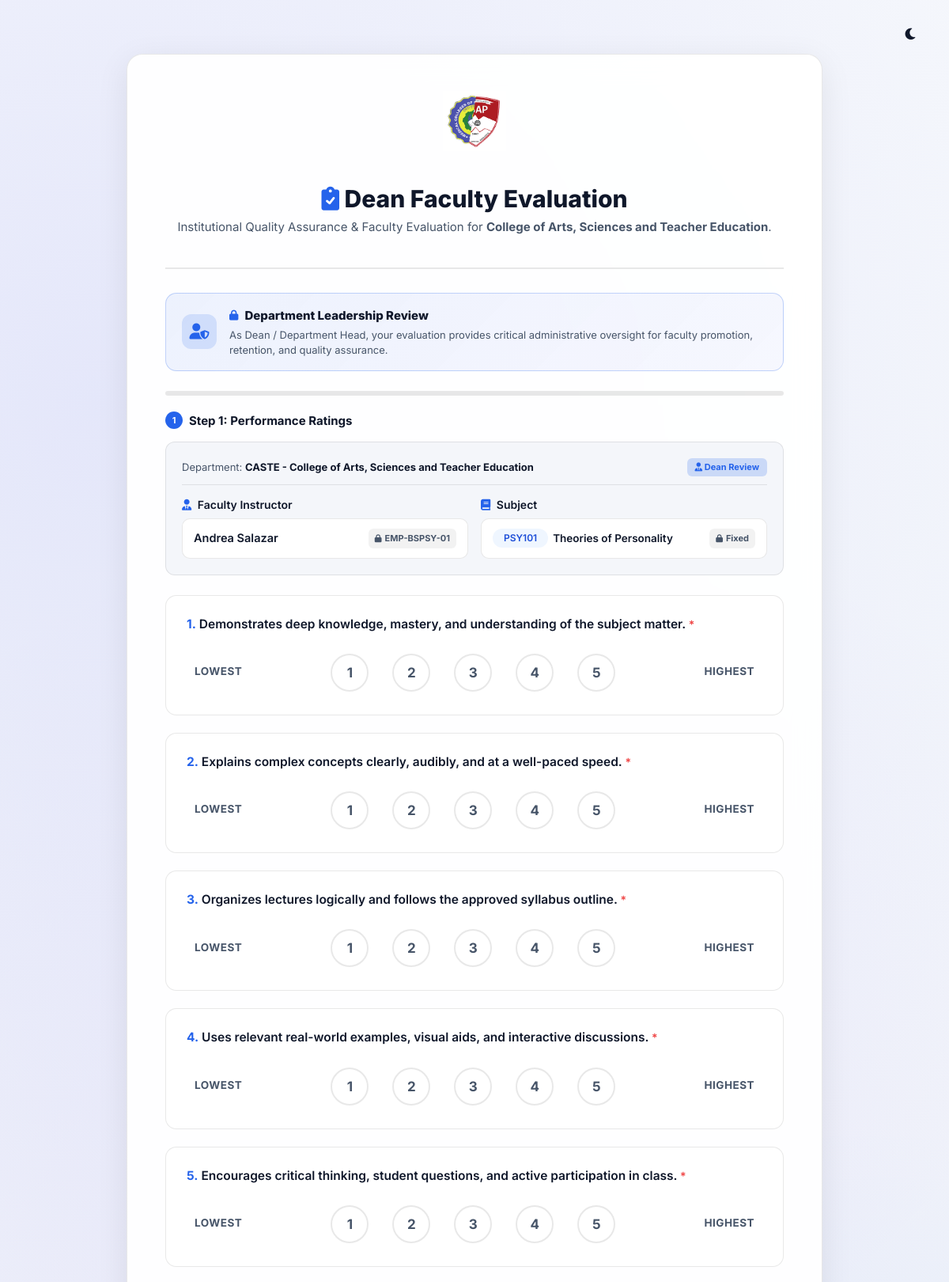
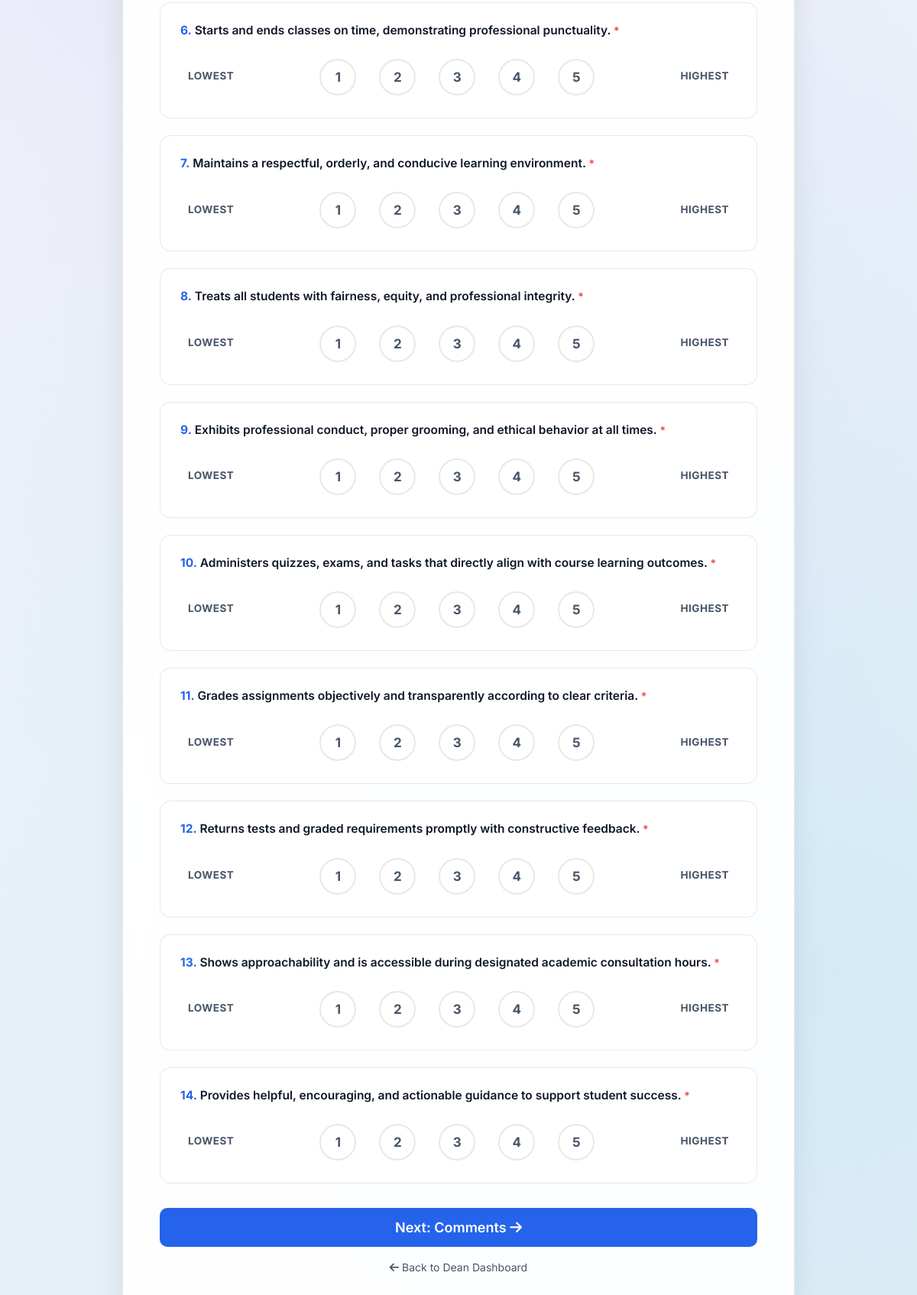
The page /evaluation_form.php (signed in) on the database its author committed (2 pictures, top to bottom).
### tables this page shows
CREATE TABLE `departments` (
  `id` int(11) NOT NULL AUTO_INCREMENT,
  `dept_name` varchar(150) NOT NULL,
  `dept_alias` varchar(20) NOT NULL,
  PRIMARY KEY (`id`),
  UNIQUE KEY `dept_alias` (`dept_alias`)
);

CREATE TABLE `users` (
  `id` int(11) NOT NULL AUTO_INCREMENT,
  `username` varchar(50) NOT NULL,
  `password` varchar(255) NOT NULL,
  `role` enum('admin','system admin','dean','student','faculty','visitor') NOT NULL,
  `visitor_category` varchar(50) DEFAULT 'Campus Guest',
  `first_name` varchar(50) DEFAULT NULL,
  `middle_name` varchar(50) DEFAULT NULL,
  `last_name` varchar(50) DEFAULT NULL,
  `full_name` varchar(150) DEFAULT NULL,
  `email` varchar(100) DEFAULT NULL,
  `school` enum('mcnp','isap') DEFAULT NULL,
  `dept_id` int(11) DEFAULT NULL,
  `reset_token` varchar(64) DEFAULT NULL,
  `reset_token_expiry` datetime DEFAULT NULL,
  `course_id` int(11) DEFAULT NULL,
  `status` enum('active','inactive','pending') NOT NULL DEFAULT 'active',
  `last_login` datetime DEFAULT NULL,
  `avatar` varchar(255) DEFAULT NULL,
  `created_at` timestamp NOT NULL DEFAULT current_timestamp(),
  `theme_color` varchar(20) DEFAULT 'blue',
  PRIMARY KEY (`id`),
  UNIQUE KEY `username` (`username`),
  UNIQUE KEY `email` (`email`),
  KEY `dept_id` (`dept_id`),
  KEY `course_id` (`course_id`),
  CONSTRAINT `users_ibfk_1` FOREIGN KEY (`dept_id`) REFERENCES `departments` (`id`) ON DELETE SET NULL,
  CONSTRAINT `users_ibfk_2` FOREIGN KEY (`course_id`) REFERENCES `courses` (`id`) ON DELETE SET NULL
);

CREATE TABLE `subjects` (
  `id` int(11) NOT NULL AUTO_INCREMENT,
  `subject_code` varchar(50) NOT NULL,
  `subject_description` varchar(255) NOT NULL,
  `dept_id` int(11) DEFAULT NULL,
  `course_id` int(11) DEFAULT NULL,
  `faculty_id` int(11) DEFAULT NULL,
  `year_level` varchar(50) DEFAULT NULL,
  `section` varchar(50) DEFAULT NULL,
  PRIMARY KEY (`id`),
  UNIQUE KEY `subject_code` (`subject_code`),
  KEY `dept_id` (`dept_id`),
  CONSTRAINT `subjects_ibfk_1` FOREIGN KEY (`dept_id`) REFERENCES `departments` (`id`) ON DELETE SET NULL
);

CREATE TABLE `evaluation_questions` (
  `id` int(11) NOT NULL AUTO_INCREMENT,
  `question_text` text NOT NULL,
  `category` varchar(100) DEFAULT 'General',
  PRIMARY KEY (`id`)
);

### evaluation_form.php (the view, shortened to what this page needs)
<?php
include 'db_connect.php';
$user_role = $_SESSION['role'];
$user_id = (int)$_SESSION['id'];
$is_dean = ($user_role === 'dean');
$dash_url = $is_dean ? 'dashboard_dean.php' : 'dashboard_student.php';
$eval_type = $_GET['type'] ?? 'faculty';
$target_name = $_GET['target'] ?? 'Faculty';
$get_faculty_id = isset($_GET['faculty_id']) ? (int)$_GET['faculty_id'] : 0;
$get_subject_id = isset($_GET['subject_id']) ? (int)$_GET['subject_id'] : 0;
$questions_stmt = $conn->prepare("SELECT * FROM evaluation_questions WHERE category IN ('Teaching', 'Professionalism', 'Assessment', 'Support', 'General') ORDER BY id ASC");
$questions_stmt->execute();
$questions = $questions_stmt->get_result();
$active_period = $conn->query("SELECT id FROM academic_periods WHERE is_active = 1 LIMIT 1")->fetch_assoc();
$active_id = $active_period['id'] ?? null;
$max_rating_res = $conn->query("SELECT setting_value FROM system_settings WHERE setting_key = 'max_rating'");
$max_rating = (int)($max_rating_res->fetch_assoc()['setting_value'] ?? 5);
$system_name = $conn->query("SELECT setting_value FROM system_settings WHERE setting_key = 'system_name'")->fetch_assoc()['setting_value'] ?? 'MCNP-ISAP';
$submitted = false;
$student_course_alias = '';
$student_course_name = '';
if ($is_dean) {
    $dean_dept_id = (int)($_SESSION['dept_id'] ?? 0);
    $dept_q = $conn->prepare("SELECT dept_name, dept_alias FROM departments WHERE id = ?");
    $dept_q->bind_param("i", $dean_dept_id);
    $dept_q->execute();
    $dept_row = $dept_q->get_result()->fetch_assoc();
    $student_course_alias = $dept_row['dept_alias'] ?? 'Dean Evaluation';
    $student_course_name = $dept_row['dept_name'] ?? 'Department Head Review';
    $dean_classes_stmt = $conn->prepare(
        "SELECT
            c.id as class_id, f.id as faculty_id, f.full_name as faculty_name,
            s.id as subject_id, s.subject_code, s.subject_description,
            (SELECT COUNT(*) FROM evaluations WHERE student_id = ? AND faculty_id = f.id AND subject_id = s.id AND academic_period_id = ?) as is_evaluated
        FROM classes c
        JOIN users f ON c.faculty_id = f.id
        JOIN subjects s ON c.subject_id = s.id
        WHERE c.period_id = ? AND (f.dept_id = ? OR s.dept_id = ?)
        ORDER BY f.full_name ASC, s.subject_code ASC"
    );
    $dean_classes_stmt->bind_param("iiiii", $user_id, $active_id, $active_id, $dean_dept_id, $dean_dept_id);
    $dean_classes_stmt->execute();
    $enrolled_classes = $dean_classes_stmt->get_result()->fetch_all(MYSQLI_ASSOC);
}
if ($get_faculty_id <= 0 || $get_subject_id <= 0) {
    foreach ($enrolled_classes as $ec) {
        if (!$ec['is_evaluated']) {
            $get_faculty_id = (int)$ec['faculty_id'];
            $get_subject_id = (int)$ec['subject_id'];
            break;
        }
    }
}
$fac_query = $conn->prepare("SELECT full_name, username FROM users WHERE id = ? AND role = 'faculty'");
$fac_query->bind_param("i", $get_faculty_id);
$fac_query->execute();
$locked_fac_row = $fac_query->get_result()->fetch_assoc();
$locked_faculty_name = $locked_fac_row['full_name'] ?? 'Assigned Faculty';
$locked_faculty_empid = $locked_fac_row['username'] ?? '';
$sub_query = $conn->prepare("SELECT subject_code, subject_description FROM subjects WHERE id = ?");
$sub_query->bind_param("i", $get_subject_id);
$sub_query->execute();
$locked_sub_row = $sub_query->get_result()->fetch_assoc();
$locked_subject_code = $locked_sub_row['subject_code'] ?? 'Subject';
$locked_subject_description = $locked_sub_row['subject_description'] ?? '';
?>
<!DOCTYPE html>
<html>
<head>
    <link rel="stylesheet" href="style.css?v=<?php echo filemtime('style.css'); ?>">
    <link rel="stylesheet" href="https://cdnjs.cloudflare.com/ajax/libs/font-awesome/6.0.0/css/all.min.css">
</head>
<body class="dashboard-body eval-page">
    <div class="eval-floating-theme" style="position: absolute; top: 25px; right: 30px; z-index: 1000;">
        <div class="theme-toggle" id="themeBtn" onclick="toggleTheme()">
            <i class="fas fa-moon"></i>
        </div>
    </div>
    <div class="eval-container">
        <?php if (!$submitted): ?>
        <div class="form-header">
            <div style="display:flex; justify-content:center; margin-bottom:15px;">
                <div class="eval-logo-badge eval-logo-large">
                    <img src="Logo.png" alt="Logo">
                </div>
            </div>
            <?php if ($is_dean): ?>
            <h2><i class="fas fa-clipboard-check" style="color:var(--accent);"></i> Dean Faculty Evaluation</h2>
            <p style="margin-bottom: 20px;">Institutional Quality Assurance & Faculty Evaluation for <strong><?php echo htmlspecialchars($student_course_name); ?></strong>.</p>
            <?php else: ?>
            <h2>📋 Evaluation Form</h2>
            <p style="margin-bottom: 20px;">Your feedback is <strong>anonymous</strong> and helps <?php echo htmlspecialchars($system_name); ?> maintain institutional excellence.</p>
            <?php endif; ?>
        </div>
        <div class="confidentiality-card" style="background: linear-gradient(135deg, rgba(37,99,235,0.08), rgba(99,102,241,0.05)); border: 1px solid rgba(37,99,235,0.25); border-radius: 14px; padding: 16px 20px; margin-bottom: 25px; display: flex; align-items: center; gap: 16px;">
            <div style="width: 44px; height: 44px; border-radius: 12px; background: rgba(37,99,235,0.15); display: flex; align-items: center; justify-content: center; font-size: 20px; color: var(--accent); flex-shrink: 0;">
                <i class="fas fa-user-shield"></i>
            </div>
            <div style="flex: 1;">
                <h4 style="margin: 0 0 4px; font-size: 15px; font-weight: 800; color: var(--text-main); display: flex; align-items: center; gap: 8px;">
                    <i class="fas fa-lock" style="color: var(--accent); font-size: 13px;"></i> <?php echo $is_dean ? 'Department Leadership Review' : 'Disclaimer: All Evaluation is Confidential'; ?>
                </h4>
                <p style="margin: 0; font-size: 13px; line-height: 1.45; color: var(--text-muted);">
                    <?php if ($is_dean): ?>
                        As Dean / Department Head, your evaluation provides critical administrative oversight for faculty promotion, retention, and quality assurance.
                    <?php else: ?>
                        All individual responses, ratings, and feedback in this evaluation are strictly confidential, anonymized, and protected under institutional quality assurance protocols. Your honest feedback directly contributes to faculty development and academic excellence.
                    <?php endif; ?>
                </p>
            </div>
        </div>
        <div class="progress-bar">
        </div>
        <form method="POST" id="evalForm">
            <div id="step-1">
                <div style="text-align: left; margin-bottom: 15px; font-weight: 700; font-size: 15px; color: var(--text-main); display: flex; align-items: center; gap: 8px;">
                    <span style="background: var(--accent); color: white; width: 22px; height: 22px; border-radius: 50%; display: inline-flex; align-items: center; justify-content: center; font-size: 11px;">1</span> Step 1: Performance Ratings
                </div>
                <?php if($eval_type == 'faculty'): ?>
                <div class="eval-info-card">
                    <?php if (!empty($student_course_alias)): ?>
                    <div style="display:flex; align-items:center; justify-content:space-between; flex-wrap:wrap; gap:8px; margin-bottom:14px; padding-bottom:10px; border-bottom:1px solid var(--border-color); font-size:13px;">
                        <span style="color:var(--text-muted); min-width:0;"><?php echo $is_dean ? 'Department:' : 'Program:'; ?> <strong style="color:var(--text-main); overflow-wrap:break-word;"><?php echo htmlspecialchars($student_course_alias . ' - ' . $student_course_name); ?></strong></span>
                        <span style="background:var(--purple-glow); color:var(--accent); padding:3px 10px; border-radius:6px; font-weight:700; font-size:11px; flex-shrink:0;"><i class="fas <?php echo $is_dean ? 'fa-user-tie' : 'fa-graduation-cap'; ?>"></i> <?php echo $is_dean ? 'Dean Review' : htmlspecialchars($student_course_alias) . ' Faculty'; ?></span>
                    </div>
                    <?php endif; ?>
                    <div style="display:grid; grid-template-columns: 1fr 1fr; gap:16px;" class="eval-select-grid">
                        <div style="min-width:0;">
                            <label style="font-weight:600; display:block; margin-bottom:6px; font-size:14px; color:var(--text-main);">
                                <i class="fas fa-user-tie" style="color:var(--accent); margin-right:4px;"></i> Faculty Instructor
                            </label>
                            <div class="eval-locked-card">
                                <span class="eval-locked-text"><?php echo htmlspecialchars($locked_faculty_name); ?></span>
                                <span class="eval-locked-badge">
                                    <i class="fas fa-lock" style="font-size:10px;"></i> <?php echo !empty($locked_faculty_empid) ? htmlspecialchars($locked_faculty_empid) : 'Fixed'; ?>
                                </span>
                            </div>
                        </div>
                        <div style="min-width:0;">
                            <label style="font-weight:600; display:block; margin-bottom:6px; font-size:14px; color:var(--text-main);">
                                <i class="fas fa-book" style="color:var(--accent); margin-right:4px;"></i> Subject
                            </label>
                            <div class="eval-locked-card">
                                <div class="eval-locked-text" style="display:flex; align-items:center; gap:6px; flex-wrap:wrap;">
                                    <span class="category-badge" style="margin:0; flex-shrink:0;"><?php echo htmlspecialchars($locked_subject_code); ?></span>
                                    <span style="min-width:0; overflow-wrap:break-word; word-break:break-word; font-size:13.5px;"><?php echo htmlspecialchars($locked_subject_description); ?></span>
                                </div>
                                <span class="eval-locked-badge">
                                    <i class="fas fa-lock" style="font-size:10px;"></i> Fixed
                                </span>
                            </div>
                        </div>
                    </div>
                </div>
                <?php else: ?>
                    <div class="card" style="background: linear-gradient(135deg, #2563eb, #4f46e5); color:white; margin-bottom: 25px; text-align: center;">
                        <h3>Evaluating: <?php echo htmlspecialchars($target_name); ?></h3>
                    </div>
                <?php endif; ?>
                <?php
                $q_count = 1;
                while($q = $questions->fetch_assoc()):
                ?>
                <div class="question-box" data-question="<?php echo $q_count; ?>">
                    <div class="question-text">
                        <span style="color:var(--accent); font-weight:bold;"><?php echo $q_count; ?>.</span>
                        <?php echo $q['question_text']; ?>
                        <span style="color:#ef4444; font-size:14px;">*</span>
                    </div>
                    <div class="rating-scale">
                        <span class="scale-label scale-label-low">Lowest</span>
                        <div class="rating-options">
                            <?php for($i = 1; $i <= $max_rating; $i++):
                            ?>
                            <label class="radio-label">
                                <span><?php echo $i; ?></span>
                            </label>
                            <?php endfor; ?>
                        </div>
                        <span class="scale-label scale-label-high">Highest</span>
                    </div>
                </div>
                <?php $q_count++; endwhile; ?>
                <button type="button" onclick="goToStep(2)" style="width:100%; padding:15px; background:var(--accent); color:white; border:none; border-radius:10px; font-size:18px; font-weight:600; cursor:pointer; margin-top:10px;">
                    Next: Comments <i class="fas fa-arrow-right"></i>
                </button>
            </div>
            <div style="text-align:center; margin-top:15px;">
                <a href="<?php echo htmlspecialchars($dash_url); ?>" style="color:var(--text-muted); text-decoration:none; font-size:14px;">
                    <i class="fas fa-arrow-left"></i> <?php echo $is_dean ? 'Back to Dean Dashboard' : 'Back to Dashboard'; ?>
                </a>
            </div>
        </form>
        <?php endif; ?>
    </div>
</body>
</html>

### rows shown on the page
departments: dept_name "College of Arts, Sciences and Teacher Education", dept_alias+dept_name "CASTE - College of Arts, Sciences and Teacher Education"
users: full_name "Andrea Salazar", username "EMP-BSPSY-01"
subjects: subject_code "PSY101", subject_description "Theories of Personality"
evaluation_questions: question_text "Demonstrates deep knowledge, mastery, and understanding of the subject matter."
evaluation_questions: question_text "Explains complex concepts clearly, audibly, and at a well-paced speed."
evaluation_questions: question_text "Organizes lectures logically and follows the approved syllabus outline."
evaluation_questions: question_text "Uses relevant real-world examples, visual aids, and interactive discussions."
evaluation_questions: question_text "Encourages critical thinking, student questions, and active participation in class."
evaluation_questions: question_text "Starts and ends classes on time, demonstrating professional punctuality."
evaluation_questions: question_text "Maintains a respectful, orderly, and conducive learning environment."
evaluation_questions: question_text "Treats all students with fairness, equity, and professional integrity."
evaluation_questions: question_text "Exhibits professional conduct, proper grooming, and ethical behavior at all times."
evaluation_questions: question_text "Administers quizzes, exams, and tasks that directly align with course learning outcomes."
evaluation_questions: question_text "Grades assignments objectively and transparently according to clear criteria."
evaluation_questions: question_text "Returns tests and graded requirements promptly with constructive feedback."
evaluation_questions: question_text "Shows approachability and is accessible during designated academic consultation hours."
evaluation_questions: question_text "Provides helpful, encouraging, and actionable guidance to support student success."
